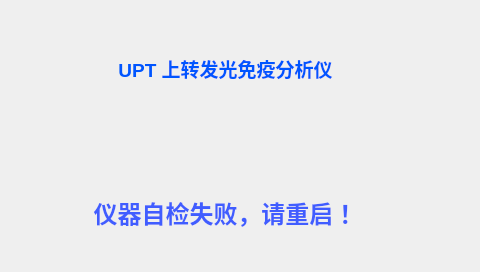
<?xml version="1.0" encoding="UTF-8"?>
<ui version="4.0">
 <class>Auto_Check_Fault_Form</class>
 <widget class="QWidget" name="Auto_Check_Fault_Form">
  <property name="geometry">
   <rect>
    <x>0</x>
    <y>0</y>
    <width>480</width>
    <height>272</height>
   </rect>
  </property>
  <property name="windowTitle">
   <string>Form</string>
  </property>
  <widget class="QWidget" name="">
   <property name="geometry">
    <rect>
     <x>-30</x>
     <y>0</y>
     <width>511</width>
     <height>281</height>
    </rect>
   </property>
   <layout class="QVBoxLayout" name="verticalLayout">
    <item>
     <widget class="QLabel" name="label">
      <property name="styleSheet">
       <string notr="true"/>
      </property>
      <property name="text">
       <string>&lt;html&gt;&lt;head/&gt;&lt;body&gt;&lt;p align=&quot;center&quot;&gt;&lt;span style=&quot; font-size:14pt; font-weight:600; color:#0055ff;&quot;&gt;UPT 上转发光免疫分析仪&lt;/span&gt;&lt;/p&gt;&lt;/body&gt;&lt;/html&gt;</string>
      </property>
     </widget>
    </item>
    <item>
     <widget class="QLabel" name="label_2">
      <property name="styleSheet">
       <string notr="true">color: rgb(64, 93, 255);</string>
      </property>
      <property name="text">
       <string>&lt;html&gt;&lt;head/&gt;&lt;body&gt;&lt;p align=&quot;center&quot;&gt;&lt;span style=&quot; font-size:18pt; font-weight:600;&quot;&gt;仪器自检失败，请重启！&lt;/span&gt;&lt;/p&gt;&lt;/body&gt;&lt;/html&gt;</string>
      </property>
     </widget>
    </item>
   </layout>
  </widget>
 </widget>
 <resources/>
 <connections/>
</ui>
